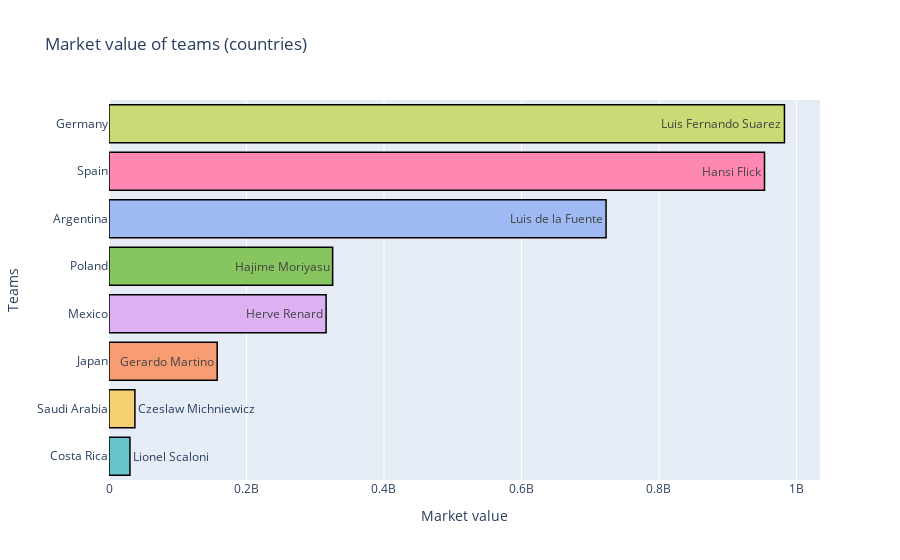

The code cell stored with this chart in its notebook:
### Code cell
trace1 = go.Bar(
                x = teams_grpd_value.Market_value,
                y = teams_grpd_value.Team_Name,
                marker = dict(color = ['rgb(102, 197, 204)', 'rgb(246, 207, 113)', 'rgb(248, 156, 116)', 'rgb(220, 176, 242)', 'rgb(135, 197, 95)', 'rgb(158, 185, 243)', 'rgb(254, 136, 177)', 'rgb(201, 219, 116)'],
                line=dict(color='rgb(0,0,0)',width=1.5)),
                text = teams.Coach,
                orientation='h')

data = [trace1]
layout = go.Layout(barmode = "group")
fig3 = go.Figure(data = data, layout = layout)
fig3.update_layout(
    title="Market value of teams (countries)",
    xaxis_title="Market value",
    yaxis_title="Teams",
)
iplot(fig3)

### Figure 1 — Plotly figure (JSON) as saved in the notebook; plotly's stock layout.template omitted (floating-point values rounded to 4 significant figures)
{"data": [{"marker": {"color": ["rgb(102, 197, 204)", "rgb(246, 207, 113)", "rgb(248, 156, 116)", "rgb(220, 176, 242)", "rgb(135, 197, 95)", "rgb(158, 185, 243)", "rgb(254, 136, 177)", "rgb(201, 219, 116)"], "line": {"color": "rgb(0,0,0)", "width": 1.5}}, "orientation": "h", "text": ["Lionel Scaloni", "Czeslaw Michniewicz", "Gerardo Martino", "Herve Renard", "Hajime Moriyasu", "Luis de la Fuente", "Hansi Flick", "Luis Fernando Suarez"], "x": [30475000, 37675000, 157350000, 315800000, 325300000, 723000000, 953500000, 982500000], "y": ["Costa Rica", "Saudi Arabia", "Japan", "Mexico", "Poland", "Argentina", "Spain", "Germany"], "type": "bar"}], "layout": {"barmode": "group", "title": {"text": "Market value of teams (countries)"}, "xaxis": {"title": {"text": "Market value"}}, "yaxis": {"title": {"text": "Teams"}}}}
